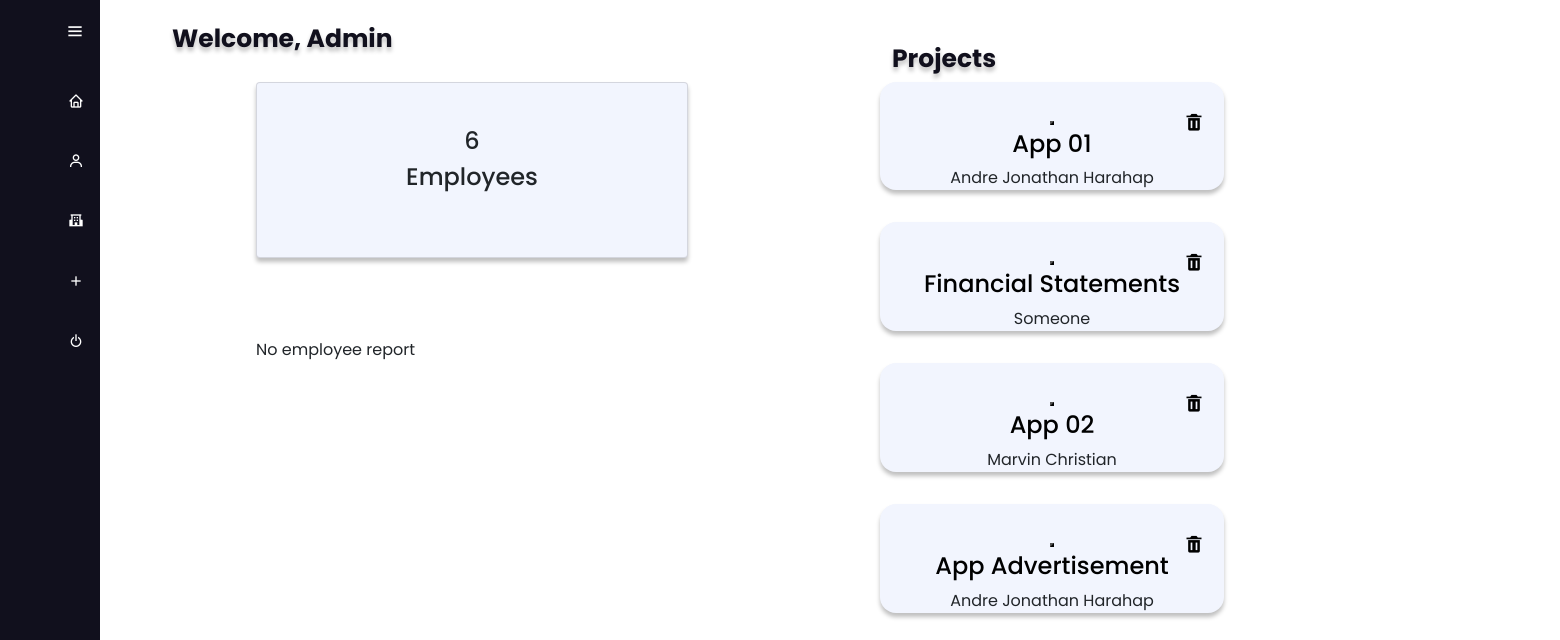
The app's page /pages/admin/admin-dashboard.php?status=authorized (signed in) with its own data.
### tables this page shows
CREATE TABLE Project
(
    project_id int NOT NULL,
    project_title text NOT NULL,
    project_desc text NOT NULL,
    pic_id int,
    division_id int,
    PRIMARY KEY(project_id),
    FOREIGN KEY(pic_id) REFERENCES Employee(employee_id),
    FOREIGN KEY(division_id) REFERENCES Division(division_id)
);

CREATE TABLE Employee
(
    employee_id int NOT NULL,
    employee_name varchar(100) NOT NULL,
    employee_email varchar(255),
    employee_phone_no varchar(20),
    sex varchar(1) NOT NULL,
    date_of_birth date NOT NULL,
    division_id int NOT NULL,
    employee_photo varchar(255),
	additional_info text,
    PRIMARY KEY(employee_id),
    FOREIGN KEY(division_id) REFERENCES Division(division_id)
);

### pages/admin/admin-dashboard.php (the view, shortened to what this page needs)
<?php
include '../../modules/db_connect.php';
$readQuery = "SELECT COUNT(employee_id) AS num_of_employee FROM employee";
$res = mysqli_query($con, $readQuery);
$res = mysqli_fetch_assoc($res);
$totalEmployee = $res['num_of_employee'];
?>
<!DOCTYPE html>
<html lang="en">
<head>
    <link rel="stylesheet" href="../../assets/css/dashboard.css">
    <link rel="stylesheet" href="../../assets/css/popup.css">
    <link href='https://unpkg.com/boxicons@2.0.9/css/boxicons.min.css' rel='stylesheet'>
    <link href="https://cdn.jsdelivr.net/npm/bootstrap@5.1.1/dist/css/bootstrap.min.css" rel="stylesheet">
</head>
<body>
    <div class="sidebar">
        <div class="logo_content">
            <i class='bx bx-menu'id="btn"></i>
        </div>
        <ul class="nav_list">
            <li>
                <a href="admin-dashboard.php">
                    <i class='bx bx-home'></i>
                </a>
            </li>
            <li>
                <a href="employee.php">
                    <i class='bx bx-user'></i>
                </a>
            </li>
            <li>
                <a href="department.php">
                    <i class='bx bxs-school'></i>
                </a>
            </li>
            <li>
                <a href="add-task.php">
                    <i class='bx bx-plus'></i>
                </a>
            </li>
            <li>
                <a href="../../modules/logout.php">
                    <i class='bx bx-power-off'></i>
                </a>
            </li>
        </ul>
    </div>
    <div class="add_content">
        <div class="text">Welcome, Admin</div>
    </div>
    <div class="card">
        <div class="image">
        </div>
        <div class="Title">
            <?php echo "<h4>$totalEmployee</h4>"; ?>
        </div>
        <div class="Title1">
            <h4>Employees</h4>
        </div>
    </div>
    <div class="Day">
        <div class="text3"> Projects </div>
    </div>
    <div class="job-container1">
        <div class="row">
        <?php
        $readQuery = "SELECT project_id,project_title, pic_id, employee_name FROM project p JOIN employee em ON p.pic_id = em.employee_id LIMIT 5";
        $res = mysqli_query($con,$readQuery);
        if(mysqli_num_rows($res) > 0) {
            while($data = mysqli_fetch_assoc($res)) {
                $projectTitle = $data['project_title'];
                $picName = $data['employee_name'];
        ?>
        <form action="../../modules/delete-task.php" method="POST">
            <div class="col-lg-12 col-sm-12">
                <div class="jumbotron job2">
                    <div class="info2">
                        <button class="button-container" type="submit" name="confirm-delete-task"><i class='bx bxs-trash'></i></button>
                        <h4><?php echo $projectTitle; ?></h4>
                        <p><?php echo $picName; ?></p>
                    </div>
                </div>
            </div>
        </form>
        <?php
            }
        }
        ?>
        </div>
    </div>
    <div class="absence-container">
        <div class="row">
        <?php
        $readQuery = "SELECT * FROM shift WHERE report_status=1";
        $res = mysqli_query($con,$readQuery);
        if(mysqli_num_rows($res) == 0) {
            echo "<p>No employee report</p>";
        }
        ?>
        </div>
    </div>
</body>
</html>

### assets/css/dashboard.css (style rules this page uses)
* { margin: 0; padding: 0; box-sizing: border-box; font-family: "Poppins", sans-serif; }
html { font-size: 16px; }
body { position: relative; min-height: 100vh; width: 100%; overflow-x: hidden; }
.sidebar { position: fixed; z-index: 999; top: 0; left: 0; height: 100%; width: 100px; background: #11101d; padding: 6px 14px; transition: all 0.5s ease; }
.info2 h4 { color: black !important; }
.sidebar #btn { position: absolute; color: #fff; left: 75%; top: 6px; font-size: 20px; height: 50px; width: 50px; text-align: center; line-height: 50px; transform: translateX(-50%); }
.sidebar ul { margin-top: 20px; }
.sidebar ul li { position: relative; height: 60px; width: 100%; margin: 0 5px; list-style: none; line-height: 50px; }
.sidebar ul li a { color: #fff; display: flex; align-items: center; text-decoration: none; transition: all 0.4s ease; border-radius: 12px; white-space: nowrap; }
.sidebar ul li i { height: 50px; min-width: 50px; border-radius: 12px; line-height: 50px; text-align: center; }
.add_content { position: relative; top: 0.5em; left: 20em; width: calc(100% - 250px); left: 10em; transition: all 0.5s ease; }
.add_content .text { margin: 12px; font-size: 25px; font-weight: bolder; text-shadow: 0px 4px 4px rgba(0, 0, 0, 0.25); color: #11101d; }
.card { margin-top: 2em; margin-left: 16em; position: absolute; width: 27em; height: 11em; padding: 20px; box-shadow: 0px 4px 4px rgba(0, 0, 0, 0.25); background: #f2f5fe !important; }
.Title { text-align: center; font-size: bolder; }
.image { width: 100px; }
.Title1 { text-align: center; }
.job-container1 { width: 23em; height: 17em; margin-top: -11em; position: relative; left: 55em; }
.job2 { background-color: #f2f5fe; position: relative; margin-bottom: 2em; width: 21.5em; box-shadow: 0px 4px 4px rgba(0, 0, 0, 0.25); border-radius: 1em; text-align: center; padding-top: 1.5em; }
.job2 .bxs-trash { position: absolute; right: 1em; top: 1.5em; font-size: 20px; }
.info2 { text-align: left; }
.Day { position: absolute; top: 1em; height: 100%; width: calc(100% - 250px); left: 55em; transition: all 0.5s ease; }
.Day .text3 { margin: 12px; font-size: 25px; font-weight: bolder; text-shadow: 0px 4px 4px rgba(0, 0, 0, 0.25); color: #11101d; }
.absence-container { width: 27em; height: 30em; left: 16em; top: -1em; bottom: -5em; position: relative; box-sizing: border-box; }
.info2 { text-align: center; }

### assets/css/popup.css (style rules this page uses)
body { background: white; font-family: sans-serif; margin: 0; padding: 0; color: black; }

### records on screen
project: project_title "App 01", pic.employee_name "Andre Jonathan Harahap"
project: project_title "Financial Statements", pic.employee_name "Someone"
project: project_title "App 02", pic.employee_name "Marvin Christian"
project: project_title "App Advertisement", pic.employee_name "Andre Jonathan Harahap"

### other values on screen
$totalEmployee "6"
